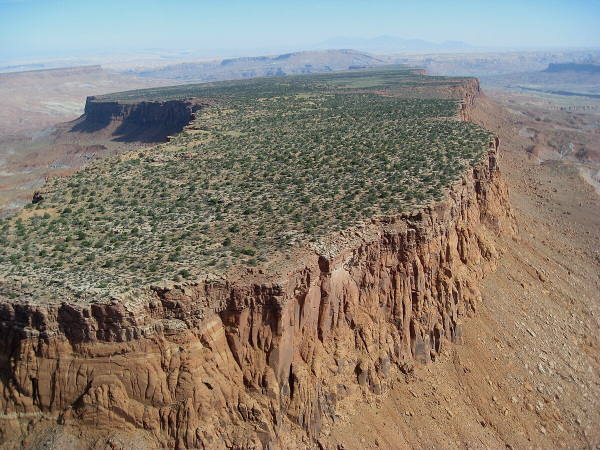
#> input picture lesson 5/image.jpg, 1200 x 900 px, found by its file name (shown at 1/2 size)
$ python main.py
#> lines starting #> are read from the running program, lines starting #| are printed output that depends on the picture
import cv2
image = cv2.imread(r"C:\Users\Aarav\OneDrive\Desktop\openCV\lesson 5\image.jpg")
#> image is the input picture: shape (900, 1200, 3); mean B, G, R 116.7, 128.2, 137
#drawing a line
cstart = (300,150)
cend = (900,600)
linecolor = (0,0,255)
thickness = 5
lineimg = cv2.line(image,cstart,cend,linecolor,thickness)
cv2.imshow("screen",lineimg)
cv2.waitKey(0)
cv2.destroyAllWindows()
#rectangle
image2 = cv2.imread(r"C:\Users\Aarav\OneDrive\Desktop\openCV\lesson 5\image.jpg")
p1 = (500,500)
p2 = (800,800)
linec = (225,50,0)
thick = 4
rectimg = cv2.rectangle(image2,p1,p2,linec,thick)
cv2.imshow("screen2",rectimg)
cv2.waitKey(0)
cv2.destroyAllWindows()
#filling rectangle
image3 = cv2.imread(r"C:\Users\Aarav\OneDrive\Desktop\openCV\lesson 5\image.jpg")
p1 = (500,500)
p2 = (800,800)
linec = (225,50,0)
thick = -1
rectimg = cv2.rectangle(image3,p1,p2,linec,thick)
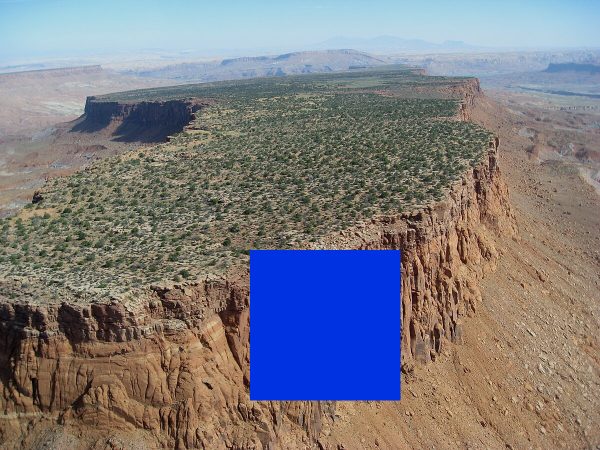
#> rectimg: shape (900, 1200, 3) (shown at 1/2 size); mean B, G, R 128.3, 123, 124.7
cv2.imshow("screen2",rectimg)
cv2.waitKey(0)
cv2.destroyAllWindows()
#circle
image4 = cv2.imread(r"C:\Users\Aarav\OneDrive\Desktop\openCV\lesson 5\image.jpg")
radius = 140
cc = (500,700)
colorc = (24,145,255)
thicknessc = 4
circleimg = cv2.circle(image4,cc,radius,colorc,thicknessc)
cv2.imshow("screen4",circleimg)
cv2.waitKey(0)
cv2.destroyAllWindows()
#fillcircle
image5 = cv2.imread(r"C:\Users\Aarav\OneDrive\Desktop\openCV\lesson 5\image.jpg")
radius = 140
cc = (500,700)
colorc = (24,145,255)
thicknessc = -1
circleimg = cv2.circle(image5,cc,radius,colorc,thicknessc)
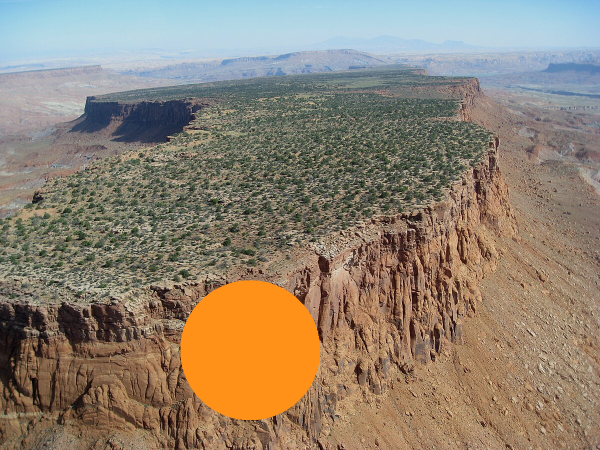
#> circleimg: shape (900, 1200, 3) (shown at 1/2 size); mean B, G, R 113.6, 130.5, 143.6
cv2.imshow("screen5",circleimg)
cv2.waitKey(0)
cv2.destroyAllWindows()
#text
image6 = cv2.imread(r"C:\Users\Aarav\OneDrive\Desktop\openCV\lesson 5\image.jpg")
font = cv2.FONT_HERSHEY_PLAIN
fontpos = (839,732)
fontsize = 7
fontcolor = (0,0,255)
fontthickness = 7
fontscreen = cv2.putText(image6,"Hello",fontpos,font,fontsize,fontcolor,fontthickness,cv2.LINE_AA)
cv2.imshow("screen6",fontscreen)
cv2.waitKey(0)
